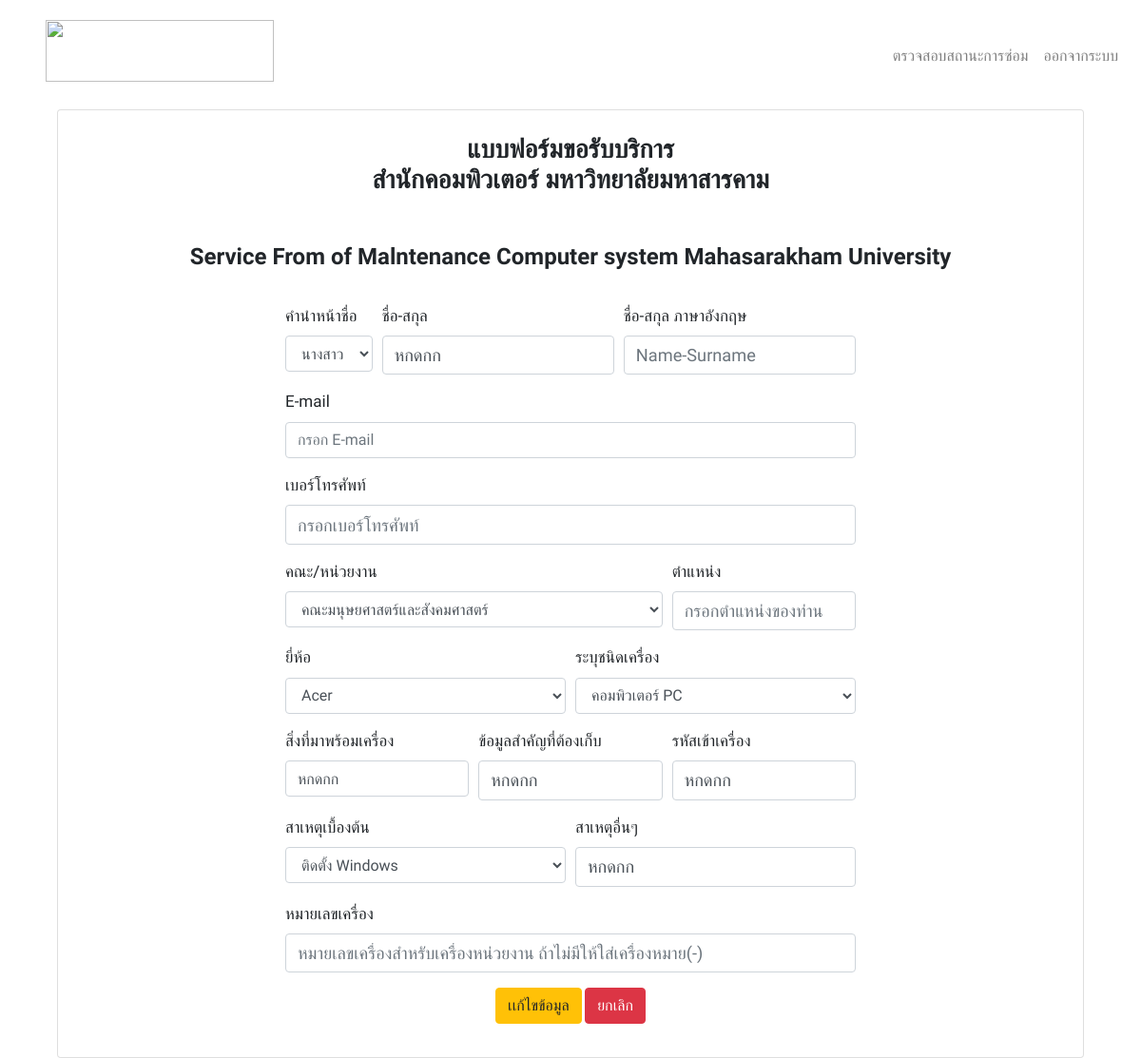
The page /formss_update.php?sr_id=22 on the database its author committed.
### tables this page shows
CREATE TABLE `services_requests` (
  `sr_id` int(11) NOT NULL COMMENT 'ไอดีการขอรับบริการ',
  `tid` int(11) NOT NULL COMMENT 'ไอดีคำนำหน้าผู้ขอรับบริการ',
  `sr_u_fname_th` varchar(100) NOT NULL COMMENT 'ชื่อผู้ขอรับบริการ ไทย',
  `sr_u_fname_en` varchar(100) NOT NULL COMMENT 'ชื่อผู้ขอรับบริการ อังกฤษ',
  `sr_email` varchar(100) NOT NULL COMMENT 'อีเมล ',
  `sr_tel` varchar(20) NOT NULL COMMENT 'เบอร์โทรศัพท์',
  `dep_id` int(11) NOT NULL COMMENT 'ไอดีของคณะผู้ขอรับบริการ',
  `bid` int(11) NOT NULL COMMENT 'brand ของผู้ขอรับบริการ',
  `mtype_id` int(11) NOT NULL COMMENT 'ไอดีชนิดเครื่อง ของผู้ขอรับบริการ',
  `sr_item_user` text NOT NULL COMMENT 'สิ่งที่มาพร้อมเครื่อง',
  `sr_Important_data` text NOT NULL COMMENT 'ข้อมูลสำคัญที่ต้องเก็บ',
  `sr_password_machine` text NOT NULL COMMENT 'รหัสเข้าเครื่อง',
  `cid` int(11) NOT NULL COMMENT 'สาเหตุเบื้องต้น',
  `sr_c_orther` text NOT NULL COMMENT 'สาเหตุอื่นๆ',
  `sr_id_card_number` varchar(20) DEFAULT '0' COMMENT 'เลขบัตรประชาชน 13 หลัก',
  `ut_id` int(11) NOT NULL COMMENT 'รปะเภทของผู้ขอรับบริการ',
  `sr_machine_number` varchar(100) DEFAULT NULL COMMENT 'หมายเลขเครื่อง',
  `sr_user_position` varchar(100) DEFAULT NULL COMMENT 'ตำแหน่ง กรณีผู้ขอรับบริการ ไม่ใช่นิสต',
  `sr_std_id` varchar(20) NOT NULL DEFAULT '0' COMMENT 'รหัสนิสิต'
);

### formss_update.php (the view, shortened to what this page needs)
<?php
if (isset($_GET["sr_id"])) {
    $sr_id = $_GET["sr_id"];
    ?>
<!doctype html>
<html lang="en">
<head>
    <link rel="stylesheet" href="https://cdn.jsdelivr.net/npm/bootstrap@4.5.3/dist/css/bootstrap.min.css"
>
</head>
<body>
    <table width="90%" height="600" align="center" cellpadding="0" cellspacing="0">
        <tbody>
            <tr>
                <nav class="navbar navbar-expand-lg navbar navbar-light bg-ligh">
                    <nav class="navbar navbar navbar-light bg-ligh">
                        <a class="navbar-brand" href="t.php">
                            <img class="mb-2" src="img/logo.png" alt="" width="240" height="65">
                        </a>
                    </nav>
                    <div class="collapse navbar-collapse" id="navbarSupportedContent">
                        <ul class="navbar-nav ml-auto mt-2 mt-lg-0">
                            <li class="nav-item active">
                            <li class="nav-item">
                                <a class="nav-link" href="t.php">ตรวจสอบสถานะการซ่อม</a>
                            <li class="nav-item">
                                <a class="nav-link" href="login.php">ออกจากระบบ</a>
                            </li>
                        </ul>
                    </div>
                </nav>
                <td align="left" bgcolor="#FFFFFF">
                    <div class="card ">
                        <h2>แบบฟอร์มขอรับบริการ
                            <br>สำนักคอมพิวเตอร์ มหาวิทยาลัยมหาสารคาม
                        </h2>
                        <h4>Service From of Malntenance Computer system Mahasarakham University</h4>
                        <?php
include_once "./connect_db.php";
    ?>
                        <form action="update_data.php" method="post">
                            <?php
$sql_i = "SELECT * FROM services_requests WHERE sr_id='$sr_id'";
    $result_i = mysqli_query($conn, $sql_i);
    while ($item = mysqli_fetch_assoc($result_i)) {
        ?>
                            <div class="form-row">
                                <div class="form-group col-md-2">
                                    <label for="title_name">คำนำหน้าชื่อ</label>
                                    <select id="tid" required name="tid" class="form-control">
                                        <?php
$sql = "SELECT * FROM title_name";
        $result = mysqli_query($conn, $sql);
        while ($row = mysqli_fetch_assoc($result)) {?>
                                        <option value="<?=$row["tid"];?>" <?php
if ($item["tid"] = $row["tid"]) {
            echo "selected";
        }
            ?>><?=$row["tname"];?></option>
                                        <?php
}
        ?>
                                    </select>
                                </div>
                                <div class="form-group col-md-5">
                                    <label for="inputEmail4">ชื่อ-สกุล</label>
                                    <input required type="text" class="form-control" name="sr_u_fname_th"
                                        placeholder="กรอกชื่อ-นามสกุล" value="<?=$item["sr_u_fname_th"];?>">
                                </div>
                                <div class="form-group col-md-5">
                                    <label for="inputPassword4">ชื่อ-สกุล ภาษาอังกฤษ</label>
                                    <input type="text" class="form-control" value="<?=$item["sr_u_fname_en"];?>"
                                        name="sr_u_fname_en" required placeholder="Name-Surname">
                                </div>
                                <div class="form-group col-md-12">
                                    <label for="inputEmail4">E-mail</label>
                                    <input type="email" class="form-control" value="<?=$item["sr_email"];?>"
                                        name="sr_email" required placeholder="กรอก E-mail">
                                </div>
                                <div class="form-group col-md-12">
                                    <label for="inputPassword4">เบอร์โทรศัพท์</label>
                                    <input type="text" required class="form-control" value="<?=$item["sr_tel"];?>"
                                        name="sr_tel" placeholder="กรอกเบอร์โทรศัพท์">
                                </div>
                            </div>
                            <div class="form-row">
                                <div class="form-group col-md-8">
                                    <label for="Dep">คณะ/หน่วยงาน</label>
                                    <select required name="dep_id" class="form-control">
                                        <?php
        $sql = "SELECT * FROM department";
        $rs = mysqli_query($conn, $sql);
        while ($data = mysqli_fetch_array($rs)) {
            ?>
                                        <option value="<?=$data['dep_id'];?>" <?php
if ($data['dep_id'] == $item['dep_id']) {
                echo "selected";
            }
            ?>><?=$data['dep_name'];?></option>
                                        <?php }?>
                                    </select>
                                </div>
                                <div class="form-group col-md-4">
                                    <label for="inputCity">ตำแหน่ง</label>
                                    <input type="text" required class="form-control" id=""
                                        value="<?=$item["sr_user_position"];?>" name="sr_user_position"
                                        placeholder="กรอกตำแหน่งของท่าน">
                                </div>
                            </div>
                            <div class="form-row">
                                <div class="form-group col-md-6">
                                    <label for="brand">ยี่ห้อ</label>
                                    <select required name="bid" class="form-control">
                                        <?php
        $sql = "SELECT * FROM brand";
        $rs = mysqli_query($conn, $sql);
        while ($data = mysqli_fetch_array($rs)) {
            ?>
                                        <option value="<?=$data['bid'];?>" <?php
if ($data['bid'] == $item['bid']) {
                echo "selected";
            }
            ?>><?=$data['bname'];?></option>
                                        <?php }?>
                                    </select>
                                </div>
                                <div class="col-md-6">
                                    <label for="mType">ระบุชนิดเครื่อง</label>
                                    <select required name="mtype_id" class="form-control">
                                        <?php
        $sql = "SELECT * FROM machine_type";
        $rs = mysqli_query($conn, $sql);
        while ($data = mysqli_fetch_array($rs)) {
            ?>
                                        <option value="<?=$data['mtype_id'];?>" <?php
if ($data['mtype_id'] == $item['mtype_id']) {
                echo "selected";
            }
            ?>><?=$data['mtype_name'];?></option>
                                        <?php }?>
                                    </select>
                                </div>
                                <div class="form-group col-md-4">
                                    <label for="inputEmail4">สิ่งที่มาพร้อมเครื่อง</label>
                                    <input type="nameincluded" class="form-control" required
                                        value="<?=$item["sr_u_fname_th"];?>" name="sr_item_user"
                                        placeholder="ไม่มีให้ใส่เครื่องหมาย">
                                </div>
                                <div class="form-group col-md-4">
                                    <label for="inputCity">ข้อมูลสำคัญที่ต้องเก็บ</label>
                                    <input type="text" class="form-control" required
                                        value="<?=$item["sr_u_fname_th"];?>" name="sr_Important_data"
                                        placeholder="เช่น Drive D">
                                </div>
                                <div class="form-group col-md-4">
                                    <label for="inputCity">รหัสเข้าเครื่อง</label>
                                    <input type="text" value="<?=$item["sr_u_fname_th"];?>" name="sr_password_machine"
                                        required class="form-control" placeholder="ไม่มีให้ใส่เครื่องหมาย(-)">
                                </div>
                                <div class="col-md-6">
                                    <label for="cause">สาเหตุเบื้องต้น</label>
                                    <select id="" name="cid" required class="form-control">
                                        <?php
        $sql = "SELECT * FROM cause";
        $rs = mysqli_query($conn, $sql);
        while ($data = mysqli_fetch_array($rs)) {
            ?>
                                        <option value="<?=$data['cid'];?>" <?php
if ($data['cid'] == $item['cid']) {
                echo "selected";
            }
            ?>><?=$data['cname'];?></option>
                                        <?php }?>
                                    </select>
                                </div>
                                <div class="form-group col-md-6">
                                    <label for="inputCity">สาเหตุอื่นๆ</label>
                                    <input required type="text" value="<?=$item["sr_u_fname_th"];?>" name="sr_c_orther"
                                        class="form-control" placeholder="ไม่มีให้ใส่เครื่องหมาย(-)">
                                </div>
                                <div class="form-group col-md-12">
                                    <label for="inputCity">หมายเลขเครื่อง</label>
                                    <input type="text" required class="form-control"
                                        value="<?=$item["sr_machine_number"];?>" id="" name="sr_machine_number"
                                        placeholder="หมายเลขเครื่องสำหรับเครื่องหน่วยงาน ถ้าไม่มีให้ใส่เครื่องหมาย(-)">
                                </div>
                            </div>
                            <div align="center">
                                <button type="submit" name="update_C2_tSubmit"
                                    class="btn btn-warning">เเก้ไขข้อมูล</button>
                                <a href="./index.php" type="button" class="btn btn-danger">ยกเลิก</a>
                            </div>
                            <?php
}
    ?>
                        </form>
                </td>
</body>
<?php
}
?>

### formss_update.php (style rules this page uses)
input[type="text"] { font-size: 1.3em; }
h2 { margin: 25px 10px; font-weight: bold; font-family: 'Prompt', sans-serif; text-align: center; font-size: 27px; }
form { display: block; border: 0px solid red; padding: 0 0 25px 0; width: 600px; font-family: 'Prompt', sans-serif; font-size: 14px; margin: 10px auto; border-radius: 20px; }
h4 { margin: 25px 10px; font-family: 'Prompt', sans-serif; font-weight: bold; text-align: center; }
label { font-size: 17px; }

### rows shown on the page
services_requests: sr_u_fname_th "หกดกก", sr_item_user "หกดกก", sr_Important_data "หกดกก", sr_password_machine "หกดกก", sr_c_orther "หกดกก"

### other values the page prints
form field tid "นางสาว"
form field dep_id "คณะมนุษยศาสตร์และสังคมศาสตร์"
form field bid "Acer"
form field mtype_id "คอมพิวเตอร์ PC"
form field cid "ติดตั้ง Windows"
